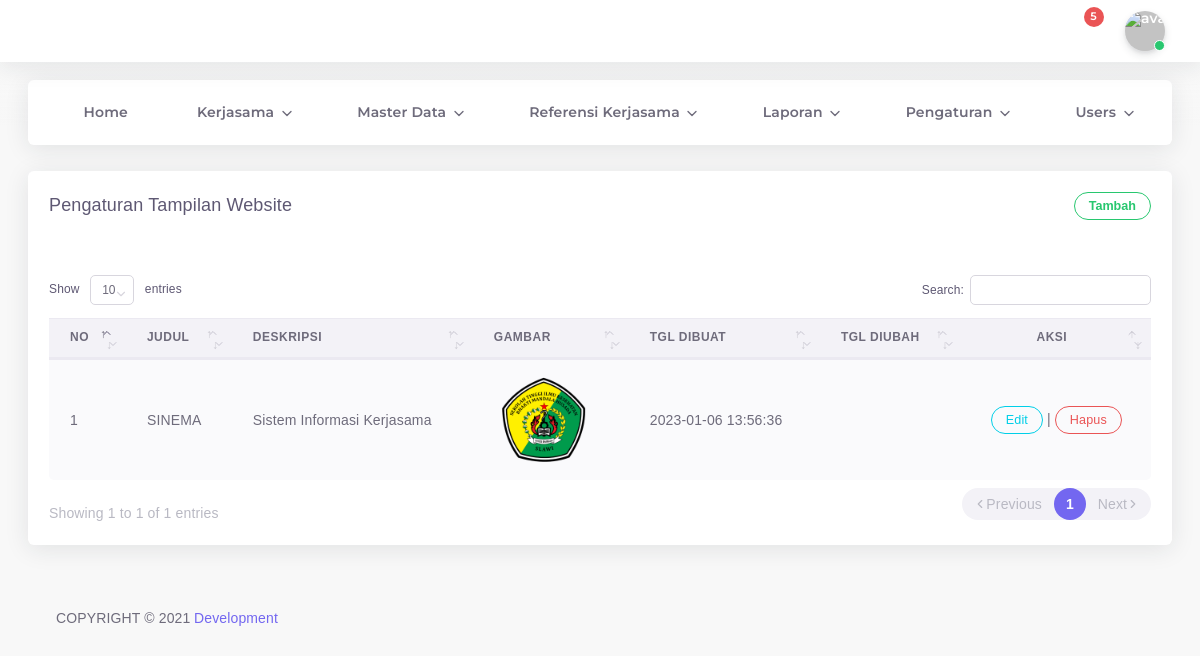
Page /admin/web.php (signed in) on the earlier database version.
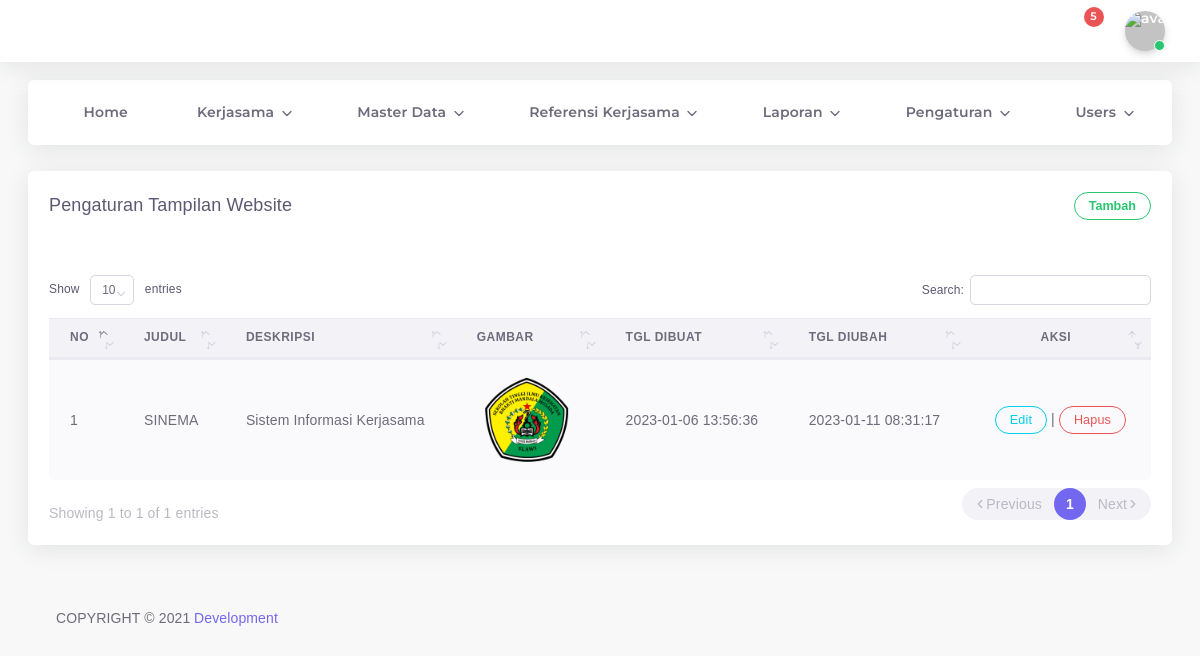
Same page on the later database version.
### tables this page shows
CREATE TABLE `web` (
  `id` int(11) NOT NULL,
  `judul` varchar(255) DEFAULT NULL,
  `deskripsi` varchar(255) DEFAULT NULL,
  `telpon` varchar(15) DEFAULT NULL,
  `email` varchar(100) DEFAULT NULL,
  `alamat` text,
  `instagram` varchar(100) DEFAULT NULL,
  `date_created` timestamp NULL DEFAULT CURRENT_TIMESTAMP,
  `date_updated` timestamp NULL DEFAULT NULL ON UPDATE CURRENT_TIMESTAMP,
  `status` enum('Y','N') DEFAULT 'Y',
  `gambar` varchar(255) DEFAULT NULL
);

### admin/web.php (the view, shortened to what this page needs)
<?php
include "header.php";
?>
<div class="app-content content ">
  <div class="content-wrapper container-xxl p-0">
    <div class="row match-height">
      <div class="col-lg-12">
        <div class="card">
          <div class="card-header">
            <h4 class="card-title">Pengaturan Tampilan Website</h4>
            <button type="button" class="btn btn-outline-success round btn-sm" data-toggle="modal" data-target="#add">
              <strong>Tambah</strong>
            </button>
          </div>
          <div class="card-body table-responsive">
            <table id="dataTables" class="table table-striped">
              <thead>
                <tr>
                  <th>No</th>
                  <th>Judul</th>
                  <th>Deskripsi</th>
                  <th>Gambar</th>
                  <th>TGL DIBUAT</th>
                  <th>TGL DIUBAH</th>
                  <th style="text-align:center;">Aksi</th>
                </tr>
              </thead>
              <tbody>
                <?php
											include "config.php";
											$no = 1;
											$data = mysqli_query($kon, "SELECT * FROM web ORDER BY id ASC");
											while($hasil = mysqli_fetch_array($data)){
											?>
                <tr>
                  <td>
                    <?php echo $no++; ?>
                  </td>
                  <td><?php echo $hasil ['judul'];?></td>
                  <td><?php echo $hasil ['deskripsi'];?></td>
                  <td><img src="../img/<?php echo $hasil['gambar']; ?>" width="100" height="100"></td>
                  <td><?php echo $hasil ['date_created'];?></td>
                  <td><?php echo $hasil ['date_updated'];?></td>
                  <td style="text-align:center ;">
                    <a href="#" type="button" class="open_modal btn btn-outline-info round btn-sm" data-toggle="modal"
                      data-target="#edit<?php echo $hasil['id_lembaga']; ?>">Edit</a> |
                    <a href="#" type="button" class="open_modal btn btn-outline-danger round btn-sm" data-toggle="modal"
                      data-target="#deleteEmployeeModal<?php echo $hasil['id_lembaga']; ?>">Hapus</a>
                  </td>
                </tr>
                <?php
									}
									?>
              </tbody>
            </table>
          </div>
        </div>
      </div>
    </div>
  </div>
  <div class="drag-target"></div>
  <?php include "footer.php";?>
  </body>
  </html>

Differences in the rows shown:
changed web "SINEMA": date_updated (not shown) → "2023-01-11 08:31:17"
